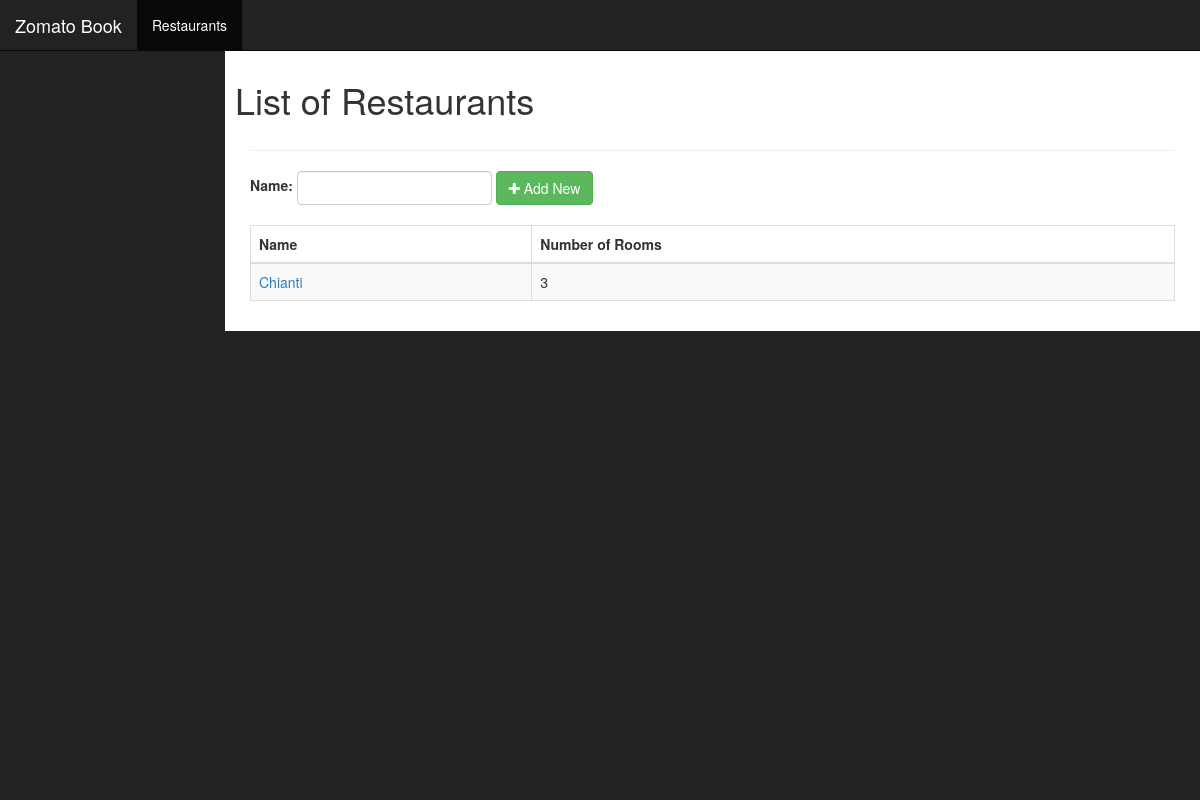
Before: /home/ with the older database file.
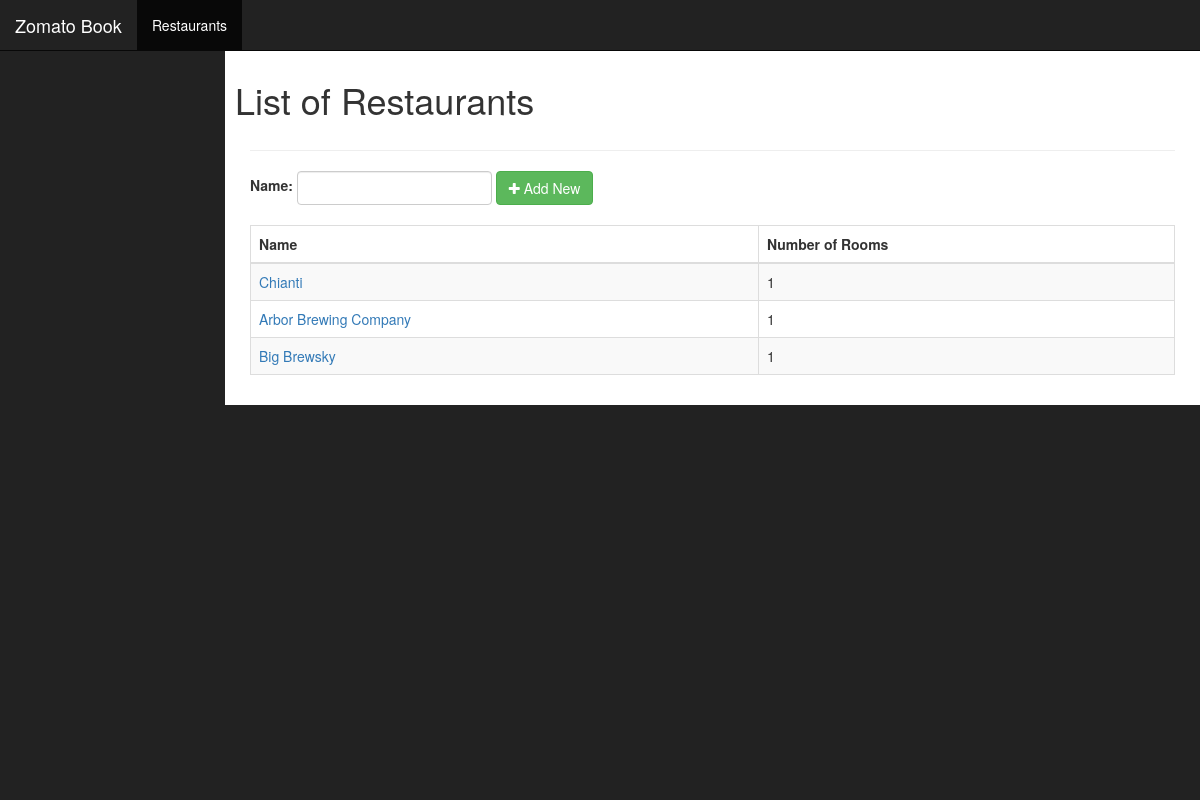
After: the same page with the newer database file.
### layouts/models.py (models this page shows, shortened)
class Restaurant(models.Model):
    name = models.CharField(max_length=1000)
    rooms = models.ManyToManyField('Room', blank = True)

### layouts/views.py (the view)
# urls.py: url(r'^home/$', restaurantList),
def restaurantList(request):
    restaurants = Restaurant.objects.all()
    return render_to_response('restaurantslist.html', Context({'restaurants':restaurants}))

### layouts/templates/restaurantslist.html (shortened to what this page needs)
{%extends "base.html"%}
{% block pageHeading %}
	<h1>
	List of Restaurants
	</h1>
{% endblock %}
{% block restaurantsListActive %}
	class="active"
{% endblock restaurantsListActive %}
{% block mainContent %}
	<form class="form-inline" role="form" method="post" action="/restaurant/add/">
		<div class="form-group">
			<label for="name">Name:</label>
			<input type="text" class="form-control" id="name" name="name">
		</div>
		<button type="submit" class="btn btn-success"><i class="fa fa-plus"></i> Add New </button>
	</form>
	<br>
	<table class="table table-striped table-bordered">
		<thead>
			<tr>
				<th>Name</th>
				<th>Number of Rooms</th>
			</tr>
		</thead>
		<tbody>
		{%for r in restaurants%}
			<tr>
				<td><a href="/restaurant/{{r.id}}">{{r.name}}</a></td>
				<td>{{r.rooms.count}}</td>
			</tr>
		{% endfor %}
		</tbody>
	</table>
{% endblock %}

### layouts/templates/base.html (shortened to what this page needs)
<!DOCTYPE html>
<html lang="en">
<head>
    {% load staticfiles %}
    <link href="http://maxcdn.bootstrapcdn.com/bootstrap/3.3.5/css/bootstrap.min.css" rel="stylesheet">
    <link href="http://maxcdn.bootstrapcdn.com/font-awesome/4.4.0/css/font-awesome.min.css" rel="stylesheet">
    <link href="{% static "assets/css/sb-admin.css" %}" rel="stylesheet">
</head>
<body>
    <div id="wrapper">
        <nav class="navbar navbar-inverse navbar-fixed-top" role="navigation">
            <div class="navbar-header">
                <a class="navbar-brand" href="/home/">Zomato Book</a>
                <ul class="nav navbar-nav">
                    <li {% block restaurantsListActive %}{% endblock restaurantsListActive %}><a href="/restaurants/">Restaurants</a></li>
                </ul>
            </div>
            <div class="collapse navbar-collapse navbar-ex1-collapse">
                <ul class="nav navbar-nav side-nav">
                </ul>
            </div>
        </nav>
        <div id="page-wrapper">
            <div class="container-fluid">
                <div class="row">
                    {% block pageHeading %}{% endblock %}
                </div>
                <hr>
                {% block mainContent %}{% endblock %}
            </div>
        </div>
    </div>
</body>
</html>

### layouts/static/assets/css/sb-admin.css (style rules this page uses)
body { margin-top: 100px; background-color: #222; }
@media (min-width:768px) { body { margin-top: 50px; } }
#wrapper { padding-left: 0; }
#page-wrapper { width: 100%; padding: 0; background-color: #fff; }
@media (min-width:768px) { #wrapper { padding-left: 225px; } }
@media (min-width:768px) { #page-wrapper { padding: 10px; } }
@media (min-width:768px) { .side-nav { position: fixed; top: 51px; left: 225px; width: 225px; margin-left: -225px; border: none; border-radius: 0; overflow-y: auto; background-color: #222; bottom: 0; overflow-x: hidden; padding-bottom: 40px; } }

Changed rows visible on the page:
computed for Restaurant "Chianti": rooms.count "3" → "1"
added Restaurant: name "Arbor Brewing Company", rooms.count "1"
added Restaurant: name "Big Brewsky", rooms.count "1"
